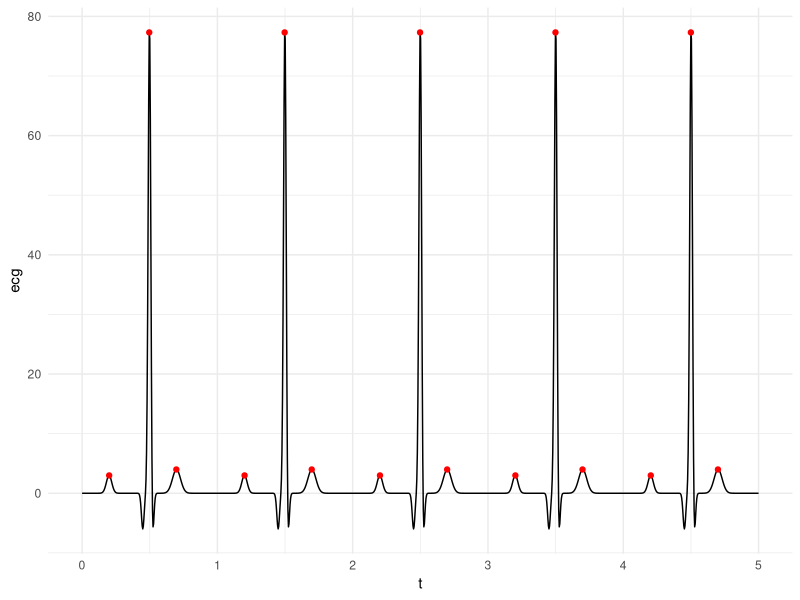

Here is the R script that generated this plot:
# Chapter 6: Time Series
# Machine Learning in Cardiology: A Practical R-Based Approach
# Runnable top to bottom. All data are simulated in the script.

# --------------------------------------------------------------------------
# Time-Series Feature Extraction from ECG Signals
# --------------------------------------------------------------------------

library(pracma)
library(ggplot2)

# Generate synthetic ECG
Fs <- 250
tbeat <- seq(0,1,length.out=Fs)
beat <- 0.15*dnorm(tbeat,0.2,0.02) - 0.15*dnorm(tbeat,0.45,0.01) +
  2*dnorm(tbeat,0.5,0.01) - 0.25*dnorm(tbeat,0.52,0.01) +
  0.3*dnorm(tbeat,0.7,0.03)

ecg <- rep(beat,5)
t <- seq(0,5,length.out=length(ecg))

# Find peaks
pks <- findpeaks(ecg, thresh=0.1, minpeakdistance=20, minpeakheight=0.5)
ix <- if(!is.null(pks)) pks[,2] else numeric(0)

ggplot(data.frame(t,ecg), aes(t,ecg)) +
  geom_line() +
  geom_point(data=data.frame(t=t[ix],ecg=ecg[ix]), aes(t,ecg), color="red") +
  theme_minimal()
